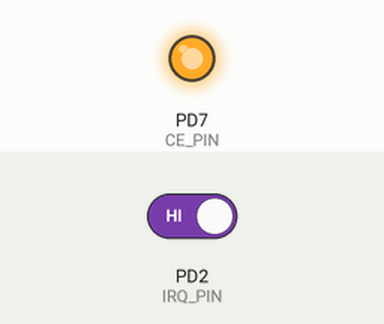
Recording of a program running on a simulated ATmega328P, built with avr-gcc and emulated at 16 MHz. Shown: output pins drawn as LEDs (lit = HIGH). The test bench sets the inputs (shaded band); at power-on: PD2 (IRQ_PIN) HIGH. Pins used as bus, display or sensor lines are not drawn; what the program prints to the serial monitor is not drawn.

Above: at 1.2 s.
1.3 s: PD2 (IRQ_PIN) driven LOW
At 3.2 s:
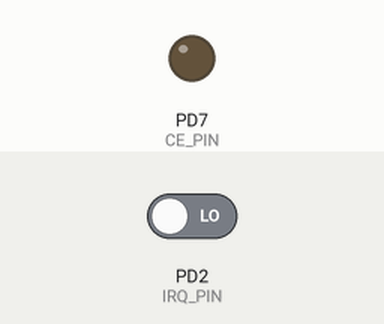
Timing chart, 0 to 4.7 s (numbered marks = the images above; inputs shaded):
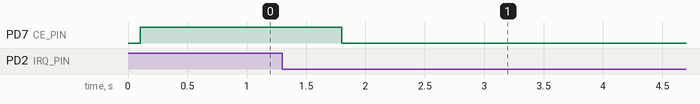

The program:

main.c
```c
#include <stdint.h>
#include <avr/io.h>
#include <avr/interrupt.h>
#include <util/delay.h>
#include <stdio.h>
#include <stdbool.h>
#include <string.h>
//
//#ifndef BAUD
//#define BAUD 9600
//#endif
//#include "STDIO_UART.h"

#include "nrf24l01.h"
#include "nrf24l01-mnemonics.h"
#include "spi.h"
//void print_config(void);
#define FOSC 16000000 // Clock Speed
#define BAUD 9600
#define MYUBRR FOSC/16/BAUD-1
volatile bool status = false;
void USART_Init( unsigned int ubrr)
{
	///*Set baud rate */
	UBRR0H = (unsigned char)(ubrr>>8);
	UBRR0L = (unsigned char)ubrr;
	/*Enable receiver and transmitter */
	UCSR0B = (1<<RXEN0)|(1<<TXEN0);
	/* Set frame format: 8data, 2stop bit */
	UCSR0C = (1<<USBS0)|(3<<UCSZ00);
}
void USART_Transmit( unsigned char data )
{
	/* Wait for empty transmit buffer */
	while ( !( UCSR0A & (1<<UDRE0)) )
	;
	/* Put data into buffer, sends the data */
	UDR0 = data;
}
void USART_Transmit_Multiple(char*data, int size)
{
	for(int i=0; i<size; i++)
	{
		USART_Transmit(data[i]);
	}
}
unsigned char USART_Receive( void )
{
	/* Wait for data to be received */
	while ( !(UCSR0A & (1<<RXC0)) );
	/* Get and return received data from buffer */
	//Dtostrf
	return UDR0;
}
volatile bool message_received = false;
int main(void) {

	char tx_message[32];
	char rx_message[32];
	//strcpy(tx_message,"Hello World!");
	USART_Init(MYUBRR);
	USART_Transmit('R');
	USART_Transmit('e');
	USART_Transmit('1');
	//uart_init();
	nrf24_init();
	USART_Transmit('2');
	//printf("I'm the Controller\n");
	//print_config();

	nrf24_start_listening();

	while (1) {
		USART_Transmit('3');
		if(message_received)
		{
			message_received = false;
			strcpy(rx_message,nrf24_read_message());
			USART_Transmit('R');
			//printf("Received message: %s\n",rx_message);
			_delay_ms(500); // Wait for 1 second

			status = nrf24_send_message(tx_message);
			if(status == true)
			{

				//printf("Message sent successfully\n");
				USART_Transmit('S');
			}
		}


	}


	return 0;
}
ISR(INT0_vect)
{
	message_received = true;
}
//void print_config(void)
//{
	//uint8_t data;
	//printf("Startup successful\n\n nRF24L01+ configured as:\n");
	//printf("-------------------------------------------\n");
	//nrf24_read(CONFIG,&data,1);
	//printf("CONFIG		0x%x\n",data);
	//nrf24_read(EN_AA,&data,1);
	//printf("EN_AA			0x%x\n",data);
	//nrf24_read(EN_RXADDR,&data,1);
	//printf("EN_RXADDR		0x%x\n",data);
	//nrf24_read(SETUP_RETR,&data,1);
	//printf("SETUP_RETR		0x%x\n",data);
	//nrf24_read(RF_CH,&data,1);
	//printf("RF_CH			0x%x\n",data);
	//nrf24_read(RF_SETUP,&data,1);
	//printf("RF_SETUP		0x%x\n",data);
	//nrf24_read(STATUS,&data,1);
	//printf("STATUS		0x%x\n",data);
	//nrf24_read(FEATURE,&data,1);
	//printf("FEATURE		0x%x\n",data);
	//printf("-------------------------------------------\n\n");
//}
```

STDIO_UART.c
```c
//	https://www.gnu.org/savannah-checkouts/non-gnu/avr-libc/user-manual/group__avr__stdio.html

#ifndef F_CPU
#define F_CPU 16000000UL
#endif

#include <stdio.h>
#include <avr/io.h>
#include "STDIO_UART.h"

#ifndef BAUD
#define BAUD 9600
#endif

#define MYUBRR (((F_CPU / (BAUD * 16UL))) - 1)

static FILE mystdout = FDEV_SETUP_STREAM(uart_putchar, NULL, _FDEV_SETUP_WRITE);
static FILE mystdin = FDEV_SETUP_STREAM(NULL, uart_getchar, _FDEV_SETUP_READ);

void uart_init(void)
{
    UBRR0H = MYUBRR >> 8;
    UBRR0L = MYUBRR;
    UCSR0B = (1<<RXEN0)|(1<<TXEN0);

    stdout = &mystdout;
    stdin  = &mystdin;
}

// Redirect stdout to UART
int uart_putchar(char c, FILE *stream) {
	if (c == '\n') {
		uart_putchar('\r', stream);
	}
	loop_until_bit_is_set(UCSR0A, UDRE0);
	UDR0 = c;
	return 0;
}

// Redirect stdin to UART
int uart_getchar(FILE *stream) {
	loop_until_bit_is_set(UCSR0A, RXC0);
	return UDR0;
}
```

STDIO_UART.h
```c
//	https://www.gnu.org/savannah-checkouts/non-gnu/avr-libc/user-manual/group__avr__stdio.html

#ifndef STDIO_UART_H_
#define STDIO_UART_H_

void uart_init(void);
int uart_putchar(char c, FILE *stream);
int uart_getchar(FILE *stream);

#endif /* STDIO_UART_H_ */
```

nrf24l01-mnemonics.h
```c
// (licence header left out)
#ifndef __NORDIC_NRF24L01_RADIO_H__
#define __NORDIC_NRF24L01_RADIO_H__
#include <avr/common.h>

/* SPI commands */
#define REGISTER_MASK		0b00011111
#define R_REGISTER		0b00000000 /* 000A AAAA | AAAAA = 5-bit register map address */
#define W_REGISTER		0b00100000 /* 001A AAAA */
#define R_RX_PAYLOAD		0b01100001
#define W_TX_PAYLOAD		0b10100000
#define FLUSH_TX		0b11100001
#define FLUSH_RX		0b11100010
#define REUSE_TX_PL		0b11100011
#define ACTIVATE		0b01010000
#define R_RX_PL_WID		0b01100000
#define ACK_PAYLOAD_MASK	0b00000111
#define W_ACK_PAYLOAD		0b10101000 /* 1010 1PPP | PPP = pipe number */
#define W_TX_PAYLOAD_NOACK	0b10110000
#define NOP			0b11111111

/* CONFIG: configuration register */
#define CONFIG			0x00
#define MASK_RX_DR		6
#define MASK_TX_DS		5
#define MASK_MAX_RT		4
#define EN_CRC			3
#define CRC0			2
#define PWR_UP			1
#define PRIM_RX			0

/* EN_AA: Enhanced ShockBurst 
 * Enable 'Auto Acknowledgment' function.  Disable this functionality
 * to be compatible with nRF2401. */
#define EN_AA			0x01
#define ENAA_P5			5
#define ENAA_P4			4
#define ENAA_P3			3
#define ENAA_P2			2
#define ENAA_P1			1
#define ENAA_P0			0

/* EN_RXADDR: enable RX addresses */
#define EN_RXADDR		0x02
#define ERX_P5			5
#define ERX_P4			4
#define ERX_P3			3
#define ERX_P2			2
#define ERX_P1			1
#define ERX_P0			0

/* SETUP_AW: seup of address widths */
#define SETUP_AW		0x03
#define AW			0 /* 1:0 */

/* SETUP_RETR: setup of automatic retransmission */
#define SETUP_RETR		0x04
#define ARD			4 /* 7:4 */
#define ARC			0 /* 3:0 */

#define RF_CH			0x05

/* RF_SETUP: RF setup register */
#define RF_SETUP		0x06
#define CONT_WAVE		7
#define RF_DR_LOW		5
#define PLL_LOCK		4
#define RF_DR_HIGH		3				/* RF_DR:RF_DR_LOW = RF data rate */
#define RF_DR_250KBPS	0b00100000		/* available on nRF24L01+ */
#define RF_DR_1MBPS		0b00000000
#define RF_DR_2MBPS		0b00001000
#define RF_PWR			1				/* 2:1 */
#define POWER_MIN		0b00000000
#define POWER_LOW		0b00000010
#define POWER_HIGH		0b00000100
#define POWER_MAX		0b00000110

/* STATUS: status register */
#define STATUS			0x07
#define RX_DR			6
#define TX_DS			5
#define MAX_RT			4
#define RX_P_NO			1	/* 3:1 */
#define TX_FULL			0

/* OBSERVE_TX: transmit observe register */
#define OBSERVE_TX		0x08
#define PLOS_CNT		4	/* 7:4 */
#define ARC_CNT			0	/* 3:0 */

#define RPD			0x09
#define RX_ADDR_P0		0x0A
#define RX_ADDR_P1		0x0B
#define RX_ADDR_P2		0x0C
#define RX_ADDR_P3		0x0D
#define RX_ADDR_P4		0x0E
#define RX_ADDR_P5		0x0F
#define TX_ADDR			0x10
#define RX_PW_P0		0x11
#define RX_PW_P1		0x12
#define RX_PW_P2		0x13
#define RX_PW_P3		0x14
#define RX_PW_P4		0x15
#define RX_PW_P5		0x16

/* FIFO_STATUS: FIFO status register */
#define FIFO_STATUS		0x17
#define TX_REUSE		6
#define FIFO_FULL		5
#define TX_EMPTY		4
#define RX_FULL			1
#define RX_EMPTY		0

/* DYNPD: enable dynamic payload length */
#define DYNPD			0x1C
#define DPL_P5			5
#define DPL_P4			4
#define DPL_P3			3
#define DPL_P2			2
#define DPL_P1			1
#define DPL_P0			0

/* FEATURE: */
#define FEATURE			0x1D
#define EN_DPL			2
#define EN_ACK_PAY		1
#define EN_DYN_ACK		0

#endif /* __NORDIC_NRF24L01_RADIO_H__ */
```

nrf24l01.c
```c
// (licence header left out)
// Set clock frequency
#ifndef F_CPU
#define F_CPU 16000000UL
#endif

#include <avr/io.h>
#include <avr/interrupt.h>
#include <util/delay.h>
#include <stdio.h>
#include <stdbool.h>
#include <string.h>

// nRF24L01+ include files
#include "nrf24l01.h"
#include "nrf24l01-mnemonics.h"
#include "spi.h"

// Settings
uint8_t rx_address[5] = { 0xe7, 0xe7, 0xe7, 0xe7, 0xe7 };	// Read pipe address
uint8_t tx_address[5] = { 0xe7, 0xe7, 0xe7, 0xe7, 0xe7 };	// Write pipe address
#define READ_PIPE		0									// Number of read pipe
//
// -AUTO_ACK can be disabled when running on 2MBPS @ <= 32 byte messages.
// -250KBPS and 1MBPS with AUTO_ACK disabled lost many packets
// if the packet size was bigger than 4 bytes.
// -If AUTO_ACK is enabled, tx_address = rx_address.
//
#define AUTO_ACK		false								// Auto acknowledgment
#define DATARATE		RF_DR_2MBPS							// 250kbps, 1mbps, 2mbps
#define POWER			POWER_MAX							// Set power (MAX 0dBm..HIGH -6dBm..LOW -12dBm.. MIN -18dBm)
#define CHANNEL			0x74								// 2.4GHz-2.5GHz channel selection (0x01 - 0x7C)
#define DYN_PAYLOAD		true								// Dynamic payload enabled
#define CONTINUOUS		false								// Continuous carrier transmit mode (not tested)
//
// ISR(INT0_vect) is triggered depending on config (only one can be true)
//
#define RX_INTERRUPT	true								// Interrupt when message is received (RX)
#define TX_INTERRUPT	false								// Interrupt when message is sent (TX)
#define RT_INTERRUPT	false								// Interrupt when maximum re-transmits are reached (MAX_RT)
//
// -PIN map.
// -If CE or CSN is changed to different PIN e.g. PC0
// then change DDRB -> DDRC, PORTB -> PORTC and so on
//
// CE
#define CE_DDR		DDRD
#define CE_PORT		PORTD
#define CE_PIN		DDD7									// CE connected to PB1
// CSN
#define CSN_DDR		DDRB
#define CSN_PORT	PORTB
#define CSN_PIN		DDB0									// CSN connected to PB2
// IRQ
#define IRQ_DDR		DDRD
#define IRQ_PORT	PORTD
#define IRQ_PIN		DDD2									// IRQ connected to PD2
// MOSI
#define MOSI_DDR	DDRB
#define MOSI_PORT	PORTB
#define MOSI_PIN	DDB3
// MISO
#define MISO_DDR	DDRB
#define MISO_PORT	PORTB
#define MISO_PIN	DDB4
// SCK
#define SCK_DDR		DDRB
#define SCK_PORT	PORTB
#define SCK_PIN		DDB5

// PIN toggling
#define setbit(port, bit) (port) |= (1 << (bit))
#define clearbit(port, bit) (port) &= ~(1 << (bit))
#define ce_low clearbit(CE_PORT,CE_PIN)
#define ce_high setbit(CE_PORT,CE_PIN)
#define csn_low clearbit(CSN_PORT,CSN_PIN)
#define csn_high setbit(CSN_PORT,CSN_PIN)

// Used to store SPI commands
uint8_t data;

uint8_t nrf24_send_spi(uint8_t register_address, void *data, unsigned int bytes)
{
	uint8_t status;
	csn_low;
	status = spi_exchange(register_address);
	for (unsigned int i = 0; i < bytes; i++)
	((uint8_t*)data)[i] = spi_exchange(((uint8_t*)data)[i]);
	csn_high;
	return status;
}

uint8_t nrf24_write(uint8_t register_address, uint8_t *data, unsigned int bytes)
{
	return nrf24_send_spi(W_REGISTER | register_address, data, bytes);
}

uint8_t nrf24_read(uint8_t register_address, uint8_t *data, unsigned int bytes)
{
	return nrf24_send_spi(R_REGISTER | register_address, data, bytes);
}

void nrf24_init(void)
{
	// Interrupt on falling edge of INT0 (PD2) from IRQ pin
	cli();					// Disable interrupts
	EICRA |= (1 << ISC01);
	EIMSK |= (1 << INT0);
	sei();					// Enable interrupts

	// CSN and CE as outputs and initial states
	setbit(CE_DDR,CE_PIN);
	setbit(CSN_DDR,CSN_PIN);
	csn_high;
	ce_low;

	// Initialize SPI
	spi_master_init();
	_delay_ms(100);				// Power on reset 100ms

	// Start nRF24L01+ config
	data =
	(!(RX_INTERRUPT) << MASK_RX_DR) |	// IRQ interrupt on RX (0 = enabled)
	(!(TX_INTERRUPT) << MASK_TX_DS) |	// IRQ interrupt on TX (0 = enabled)
	(!(RT_INTERRUPT) << MASK_MAX_RT) |	// IRQ interrupt on auto retransmit counter overflow (0 = enabled)
	(1 << EN_CRC) |						// CRC enable
	(1 << CRC0) |						// CRC scheme
	(1 << PWR_UP) |						// Power up
	(1 << PRIM_RX);						// TX/RX select
	nrf24_write(CONFIG,&data,1);

	// Auto-acknowledge on all pipes
	data =
	(AUTO_ACK << ENAA_P5) |
	(AUTO_ACK << ENAA_P4) |
	(AUTO_ACK << ENAA_P3) |
	(AUTO_ACK << ENAA_P2) |
	(AUTO_ACK << ENAA_P1) |
	(AUTO_ACK << ENAA_P0);
	nrf24_write(EN_AA,&data,1);

	// Set retries
	data = 0xF0;				// Delay 4000us with 1 re-try (will be added in settings)
	nrf24_write(SETUP_RETR,&data,1);

	// Disable RX addresses
	data = 0;
	nrf24_write(EN_RXADDR, &data, 1);

	// Set channel
	data = CHANNEL;
	nrf24_write(RF_CH,&data,1);

	// Setup
	data =
	(CONTINUOUS << CONT_WAVE) |					// Continuous carrier transmit
	((DATARATE >> RF_DR_HIGH) << RF_DR_HIGH) |	// Data rate
	((POWER >> RF_PWR) << RF_PWR);				// PA level
	nrf24_write(RF_SETUP,&data,1);

	// Status - clear TX/RX FIFO's and MAX_RT by writing 1 into them
	data =
	(1 << RX_DR) |								// RX FIFO
	(1 << TX_DS) |								// TX FIFO
	(1 << MAX_RT);								// MAX RT
	nrf24_write(STATUS,&data,1);

	// Dynamic payload on all pipes
	data =
	(DYN_PAYLOAD << DPL_P0) |
	(DYN_PAYLOAD << DPL_P1) |
	(DYN_PAYLOAD << DPL_P2) |
	(DYN_PAYLOAD << DPL_P3) |
	(DYN_PAYLOAD << DPL_P4) |
	(DYN_PAYLOAD << DPL_P5);
	nrf24_write(DYNPD, &data,1);

	// Enable dynamic payload
	data =
	(DYN_PAYLOAD << EN_DPL) |
	(AUTO_ACK << EN_ACK_PAY) |
	(AUTO_ACK << EN_DYN_ACK);
	nrf24_write(FEATURE,&data,1);

	// Flush TX/RX
	// Clear RX FIFO which will reset interrupt
	uint8_t data = (1 << RX_DR) | (1 << TX_DS) | (1 << MAX_RT);
	nrf24_write(FLUSH_RX,0,0);
	nrf24_write(FLUSH_TX,0,0);

	// Open pipes
	nrf24_write(RX_ADDR_P0 + READ_PIPE,rx_address,5);
	nrf24_write(TX_ADDR,tx_address,5);
	nrf24_write(EN_RXADDR,&data,1);
	data |= (1 << READ_PIPE);
	nrf24_write(EN_RXADDR,&data,1);
}

void nrf24_write_ack(void)
{
	const void *ack = "A";
	unsigned int length = 1;
	csn_low;
	spi_send(W_ACK_PAYLOAD);
	while (length--) spi_send(*(uint8_t *)ack++);
	csn_high;
}

void nrf24_state(uint8_t state)
{
	uint8_t config_register;
	nrf24_read(CONFIG,&config_register,1);

	switch (state)
	{
		case POWERUP:
		// Check if already powered up
		if (!(config_register & (1 << PWR_UP)))
		{
			data = config_register | (1 << PWR_UP);
			nrf24_write(CONFIG,&data,1);
			// 1.5ms from POWERDOWN to start up
			_delay_ms(2);
		}
		break;
		case POWERDOWN:
		data = config_register & ~(1 << PWR_UP);
		nrf24_write(CONFIG,&data,1);
		break;
		case RECEIVE:
		data = config_register | (1 << PRIM_RX);
		nrf24_write(CONFIG,&data,1);
		// Clear STATUS register
		data = (1 << RX_DR) | (1 << TX_DS) | (1 << MAX_RT);
		nrf24_write(STATUS,&data,1);
		break;
		case TRANSMIT:
		data = config_register & ~(1 << PRIM_RX);
		nrf24_write(CONFIG,&data,1);
		break;
		case STANDBY1:
		ce_low;
		break;
		case STANDBY2:
		data = config_register & ~(1 << PRIM_RX);
		nrf24_write(CONFIG,&data,1);
		ce_high;
		_delay_us(150);
		break;
	}
}

void nrf24_start_listening(void)
{
	nrf24_state(RECEIVE);				// Receive mode
	//if (AUTO_ACK) nrf24_write_ack();	// Write acknowledgment
	ce_high;
	_delay_us(150);						// Settling time
}

uint8_t nrf24_send_message(const void *tx_message)
{
	// For printf();
	char temp[32];
	memset(temp,0,32);
	strcpy(temp,tx_message);

	// Message length
	uint8_t length = strlen(tx_message);

	// Transmit mode
	nrf24_state(TRANSMIT);

	// Flush TX/RX and clear TX interrupt
	nrf24_write(FLUSH_RX,0,0);
	nrf24_write(FLUSH_TX,0,0);
	data = (1 << TX_DS);
	nrf24_write(STATUS,&data,1);

	// Disable interrupt on RX
	nrf24_read(CONFIG,&data,1);
	data |= (1 << MASK_RX_DR);
	nrf24_write(CONFIG,&data,1);

	// Start SPI, load message into TX_PAYLOAD
	csn_low;
	if (AUTO_ACK) spi_send(W_TX_PAYLOAD);
	else spi_send(W_TX_PAYLOAD_NOACK);
	while (length--) spi_send(*(uint8_t *)tx_message++);
	spi_send(0);
	csn_high;

	// Send message by pulling CE high for more than 10us
	ce_high;
	_delay_us(15);
	ce_low;

	// Wait for message to be sent (TX_DS flag raised)
	nrf24_read(STATUS,&data,1);
	while(!(data & (1 << TX_DS))) nrf24_read(STATUS,&data,1);
	printf("Message sent: %s\n",temp);

	// Enable interrupt on RX
	nrf24_read(CONFIG,&data,1);
	data &= ~(1 << MASK_RX_DR);
	nrf24_write(CONFIG,&data,1);

	// Continue listening
	nrf24_start_listening();

	return 1;
}

unsigned int nrf24_available(void)
{
	uint8_t config_register;
	nrf24_read(FIFO_STATUS,&config_register,1);
	if (!(config_register & (1 << RX_EMPTY))) return 1;
	return 0;
}

const char * nrf24_read_message(void)
{
	// Message placeholder
	static char rx_message[32];
	memset(rx_message,0,32);

	// Write ACK message
	if (AUTO_ACK) nrf24_write_ack();

	// Get length of incoming message
	nrf24_read(R_RX_PL_WID,&data,1);

	// Read message
	if (data > 0) nrf24_send_spi(R_RX_PAYLOAD,&rx_message,data+1);

	// Check if there is message in array
	if (strlen(rx_message) > 0)
	{
		// Clear RX interrupt
		data = (1 << RX_DR);
		nrf24_write(STATUS,&data,1);

		return rx_message;
	}

	// Clear RX interrupt
	data = (1 << RX_DR);
	nrf24_write(STATUS,&data,1);

	return "failed";
}
```

nrf24l01.h
```c
// (licence header left out)
#include <stdint.h>
#ifndef _NRF24L01_H
#define _NRF24L01_H

//	States
#define POWERUP		1
#define POWERDOWN	2
#define RECEIVE		3
#define TRANSMIT	4
#define STANDBY1	5
#define STANDBY2	6

//	Forward declarations
uint8_t nrf24_send_spi(uint8_t register_address, void *data, unsigned int bytes);
uint8_t nrf24_write(uint8_t register_address, uint8_t *data, unsigned int bytes);
uint8_t nrf24_read(uint8_t register_address, uint8_t *data, unsigned int bytes);
void nrf24_init(void);
void nrf24_state(uint8_t state);
void nrf24_start_listening(void);
unsigned int nrf24_available(void);
const char * nrf24_read_message(void);
uint8_t nrf24_send_message(const void *tx_message);

#endif /*_NRF24L01_H*/
```

spi.h
```c
// (licence header left out)
#ifndef __SMALL_SPI_H__
#define __SMALL_SPI_H__
#include <avr/common.h>

void spi_master_init( void );
void spi_bulk_send( uint8_t *send_buffer, uint8_t count );
void spi_send( uint8_t send_data );
void spi_bulk_exchange( uint8_t *send_buffer, uint8_t *receive_buffer, uint8_t count );
uint8_t spi_exchange( uint8_t send_data );

#endif /* __SPI_H__ */
```

Source omitted: spi.c (4459 bytes)

Measured:
- after the input at 1.3 s, PD7 (CE_PIN): HIGH → LOW after 0.50 s
